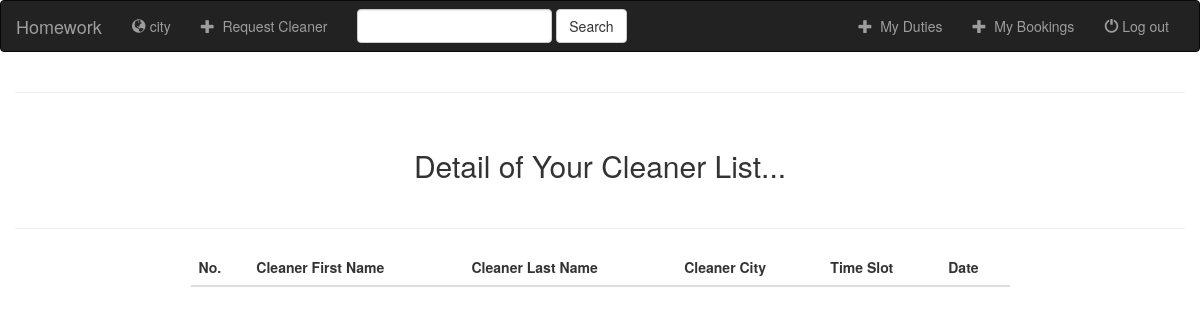
Page /booking/mybookinglist/ (signed in) on the earlier database version.
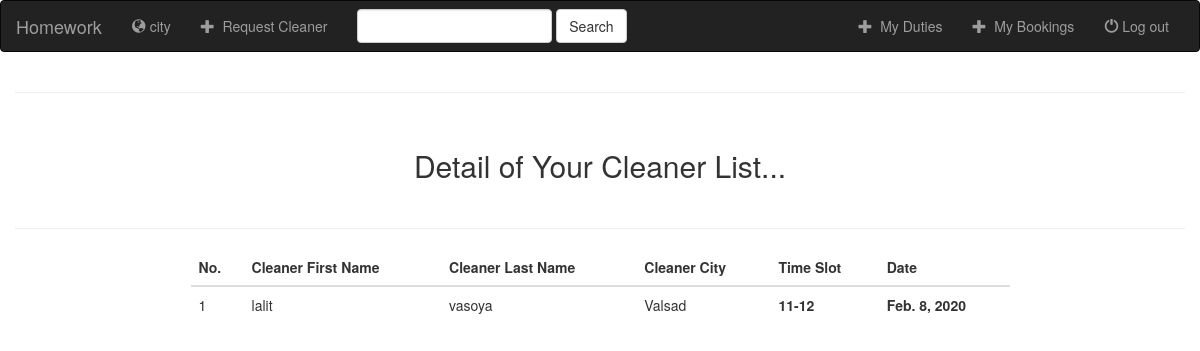
Same page on the later database version.
### booking/models.py (models this page shows, shortened)
class BookingModel(models.Model):
    user=models.ForeignKey(User,null=True,on_delete=models.SET_NULL)
    cleaner=models.ForeignKey(Cleaner,null=True,on_delete=models.SET_NULL)
    date=models.DateField()
    city=models.ForeignKey(City,null=True,on_delete=models.SET_NULL)
    timeslot=models.IntegerField(null=True)

### registration/models.py (models this page shows, shortened)
class Cleaner(models.Model):
    user=models.OneToOneField(User,on_delete=models.PROTECT,primary_key=True)
    quality_score=models.FloatField(default=0.0)
    city=models.ForeignKey(City,on_delete=models.CASCADE)

class User(AbstractUser):
    username = models.CharField(max_length=10,unique=False) #bydefault usernname is unique
    contact = models.CharField('Contact',max_length=10,unique=True)
    first_name = models.CharField('first_name',max_length=30,blank=True)
    last_name = models.CharField('Last_name',max_length=30,blank=True)
    is_cleaner =models.BooleanField('cleaner',default=False)
    USERNAME_FIELD = 'contact'
    REQUIRED_FIELDS = ['username']

class City(models.Model):
    city_name=models.CharField(max_length=50,unique=True)
    def __str__(self):
        return self.city_name

### booking/views.py (the view)
# urls.py: path('mybookinglist/',BookingList.as_view(),name='mybookinglist')
@method_decorator(login_required, name='dispatch')
class BookingList(generic.ListView):
    template_name = 'booking/bookinglist.html'
    def get_queryset(self):
        return BookingModel.objects.filter(user=self.request.user).order_by('-date')

### booking/templates/booking/bookinglist.html (shortened to what this page needs)
{% extends 'registration/base.html' %}
{% block body %}
<div class="col-md-12">
<center>
<hr>
    <div class="alert alert-secondary">
        <strong><h2>Detail of Your Cleaner List...</h2></strong>
    </div>
<hr>
<table class="table table-hover" style="width:70%;">
    <thead>
        <tr>
            <th>No.</th>
            <th>Cleaner First Name</th>
            <th>Cleaner Last Name</th>
            <th>Cleaner City</th>
            <th>Time Slot</th>
            <th>Date</th>
        </tr>
    </thead>
    <body>
        {% for i in object_list %}
            <tr>
                <td>{{ forloop.counter }}</td>
                <td>{{ i.cleaner.user.first_name }}</td>
                <td>{{ i.cleaner.user.last_name }}</td>
                <td>{{ i.cleaner.city }}</td>
                <td style="font-weight:bold;"><script>document.write(timeslot[{{ i.timeslot }}])</script></td>
                <td style="font-weight:bold;">{{ i.date }}</td>
            </tr>
        {% endfor %}
    </body>
</table>
</center>
{% endblock body %}

Differences in the rows shown:
added BookingModel: cleaner.user.first_name "lalit", cleaner.user.last_name "vasoya", cleaner.city "Valsad", date "Feb. 8, 2020"
